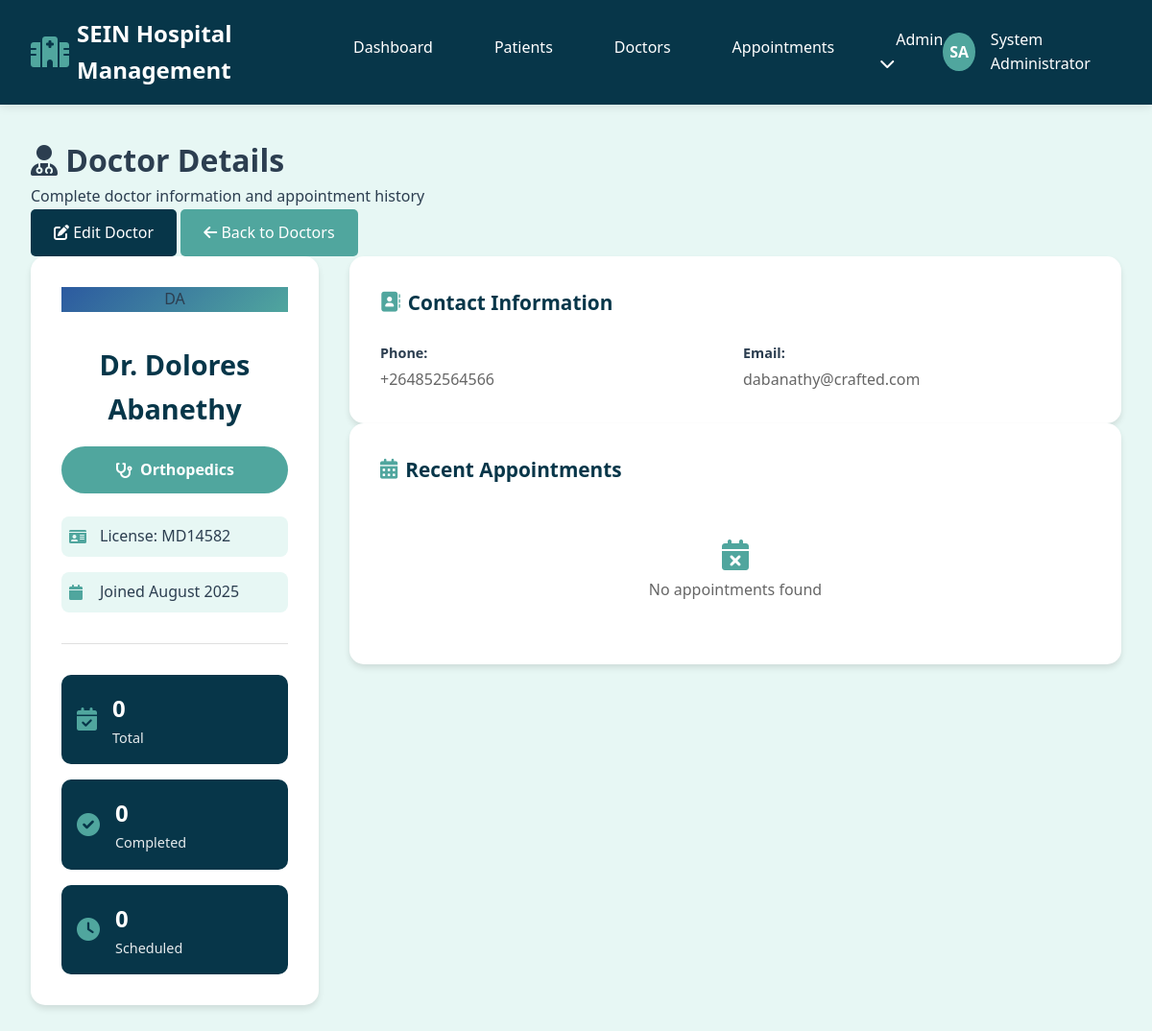
Before: /doctors/1 (signed in) with the older database file.
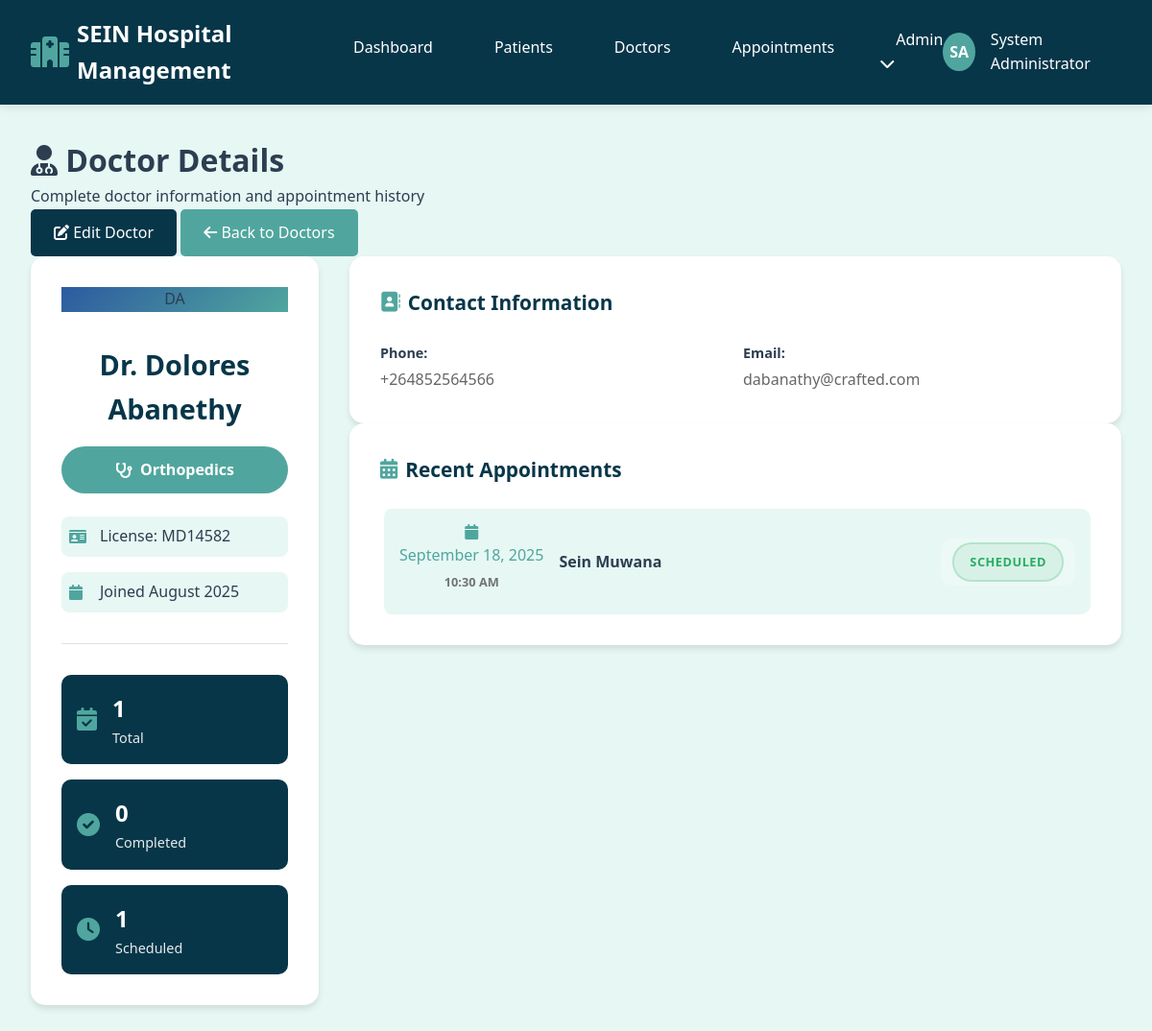
After: the same page with the newer database file.
### hospital/app.py (models this page shows, shortened)
class Appointment(db.Model):
    id = db.Column(db.Integer, primary_key=True)
    patient_id = db.Column(db.Integer, db.ForeignKey('patient.id'), nullable=False)
    doctor_id = db.Column(db.Integer, db.ForeignKey('doctor.id'), nullable=False)
    appointment_date = db.Column(db.Date, nullable=False)
    appointment_time = db.Column(db.Time, nullable=False)
    diagnosis = db.Column(db.Text)
    notes = db.Column(db.Text)
    status = db.Column(db.String(20), default='scheduled')  # scheduled, completed, cancelled
    created_at = db.Column(db.DateTime, default=datetime.utcnow)

class Patient(db.Model):
    id = db.Column(db.Integer, primary_key=True)
    first_name = db.Column(db.String(50), nullable=False)
    last_name = db.Column(db.String(50), nullable=False)
    date_of_birth = db.Column(db.Date, nullable=False)
    gender = db.Column(db.String(10), nullable=False)
    phone = db.Column(db.String(20))
    email = db.Column(db.String(100))
    address = db.Column(db.Text)
    emergency_contact = db.Column(db.String(100))
    emergency_phone = db.Column(db.String(20))
    created_at = db.Column(db.DateTime, default=datetime.utcnow)
    appointments = db.relationship('Appointment', backref='patient_ref', lazy=True)
    medical_records = db.relationship('MedicalRecord', backref='patient_ref', lazy=True)

### hospital/app.py (the view)
@app.route('/doctors/<int:doctor_id>')
def doctor_detail(doctor_id):
    if 'user_id' not in session:
        return redirect(url_for('login'))
    doctor = Doctor.query.get_or_404(doctor_id)
    recent_appointments = Appointment.query.filter_by(doctor_id=doctor_id)\
                                         .order_by(Appointment.appointment_date.desc())\
                                         .limit(10).all()
    total_appointments = Appointment.query.filter_by(doctor_id=doctor_id).count()
    completed_appointments = Appointment.query.filter_by(doctor_id=doctor_id, status='completed').count()
    scheduled_appointments = Appointment.query.filter_by(doctor_id=doctor_id, status='scheduled').count()
    return render_template('doctors/detail.html',
                         doctor=doctor,
                         recent_appointments=recent_appointments,
                         total_appointments=total_appointments,
                         completed_appointments=completed_appointments,
                         scheduled_appointments=scheduled_appointments)

### hospital/templates/doctors/detail.html (shortened to what the changed rows need)
{% extends "base.html" %}
{% block content %}
<div class="page-header">
    <div class="page-title">
        <h1><i class="fas fa-user-md"></i> Doctor Details</h1>
    </div>
</div>
<div class="doctor-profile">
    <div class="doctor-sidebar">
        <div class="doctor-basic-info">
            <h2>Dr. {{ doctor.first_name }} {{ doctor.last_name }}</h2>
            <div class="appointment-stats">
                <div class="stats-grid">
                    <div class="stat-card">
                        <div>
                            <h3>{{ total_appointments }}</h3>
                            <p>Total</p>
                        </div>
                    </div>
                    <div class="stat-card">
                        <div>
                            <h3>{{ scheduled_appointments }}</h3>
                            <p>Scheduled</p>
                        </div>
                    </div>
                </div>
            </div>
        </div>
    </div>
    <div class="doctor-main-content">
        <div class="info-sections">
            <div class="info-section">
                {% if recent_appointments %}
                <div class="appointments-list">
                    {% for appointment in recent_appointments %}
                    <div class="appointment-item">
                        <div class="appointment-date">
                            <i class="fas fa-calendar"></i>
                            {{ appointment.appointment_date.strftime('%B %d, %Y') }}
                            <span class="appointment-time">{{ appointment.appointment_time.strftime('%I:%M %p') }}</span>
                        </div>
                        <div class="appointment-details">
                            <p><strong>{{ appointment.patient_ref.first_name }} {{ appointment.patient_ref.last_name }}</strong></p>
                        </div>
                        <div class="appointment-status">
                            <span class="status-badge status-{{ appointment.status }}">
                                {{ appointment.status.title() }}
                            </span>
                        </div>
                    </div>
                    {% endfor %}
                </div>
                {% else %}
                <div class="empty-state-small">
                    <i class="fas fa-calendar-times"></i>
                    <p>No appointments found</p>
                </div>
                {% endif %}
            </div>
        </div>
    </div>
</div>
{% endblock %}

Changed rows visible on the page:
added Appointment: appointment_date "September 18, 2025", appointment_time "10:30 AM", patient_ref.first_name "Sein", patient_ref.last_name "Muwana", status "SCHEDULED"
Other visible differences:
{{ total_appointments }}: "0" → "1"
{{ scheduled_appointments }}: "0" → "1"
text no longer shown: "No appointments found"
